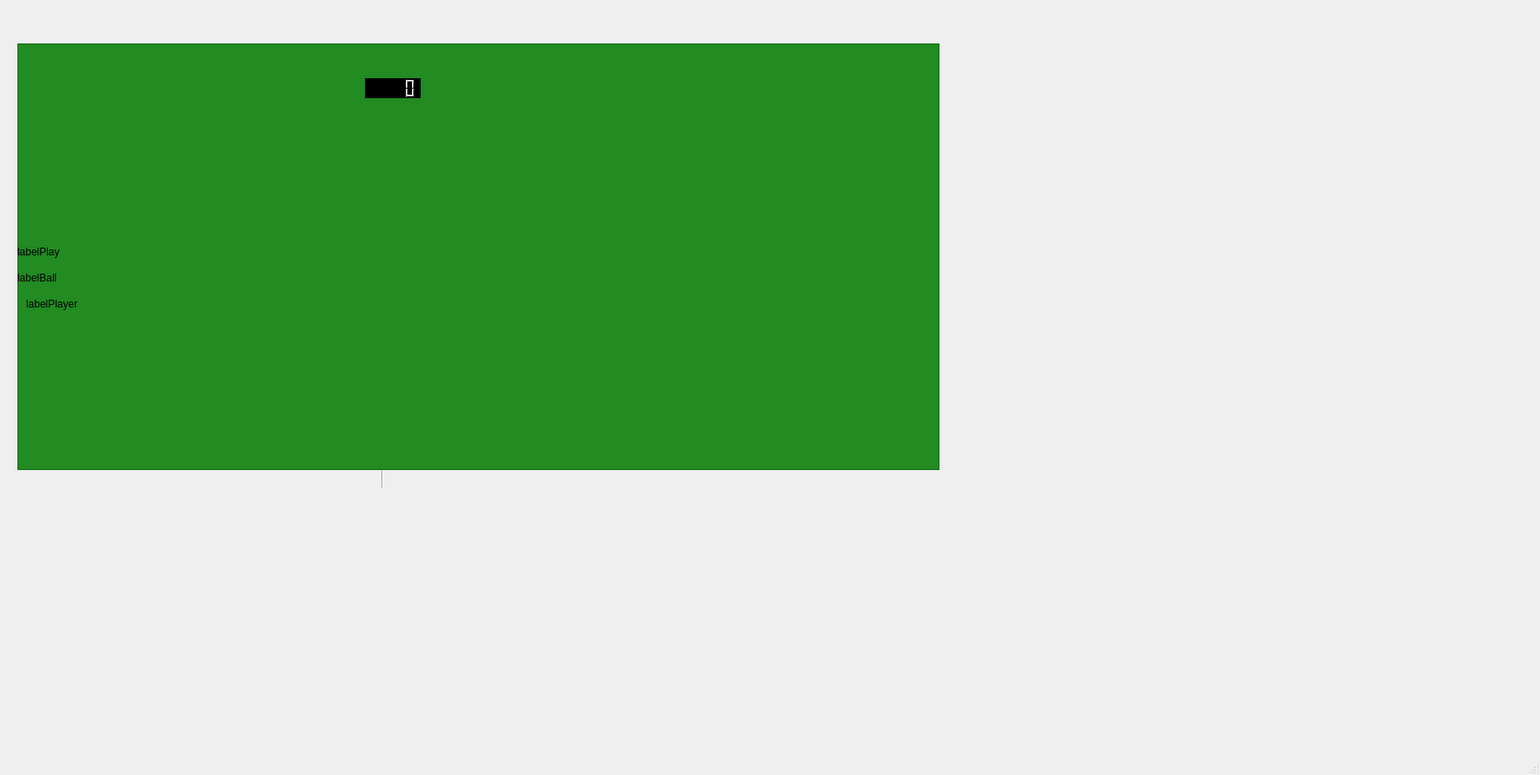
<?xml version="1.0" encoding="UTF-8"?>
<ui version="4.0">
 <class>MainWindow</class>
 <widget class="QMainWindow" name="MainWindow">
  <property name="geometry">
   <rect>
    <x>0</x>
    <y>0</y>
    <width>1772</width>
    <height>892</height>
   </rect>
  </property>
  <property name="windowTitle">
   <string>JeuFoot</string>
  </property>
  <widget class="QWidget" name="centralwidget">
   <widget class="QGraphicsView" name="graphicsView">
    <property name="geometry">
     <rect>
      <x>20</x>
      <y>50</y>
      <width>1061</width>
      <height>491</height>
     </rect>
    </property>
    <property name="styleSheet">
     <string notr="true">
background-color: rgb(34,139, 34);</string>
    </property>
   </widget>
   <widget class="Line" name="line">
    <property name="geometry">
     <rect>
      <x>430</x>
      <y>60</y>
      <width>20</width>
      <height>501</height>
     </rect>
    </property>
    <property name="orientation">
     <enum>Qt::Orientation::Vertical</enum>
    </property>
   </widget>
   <widget class="QLCDNumber" name="lcdNumber">
    <property name="geometry">
     <rect>
      <x>420</x>
      <y>90</y>
      <width>64</width>
      <height>23</height>
     </rect>
    </property>
    <property name="styleSheet">
     <string notr="true">color: rgb(0, 0, 0);
background-color: rgb(0, 0, 0);</string>
    </property>
   </widget>
   <widget class="QLabel" name="labelPlayer1">
    <property name="geometry">
     <rect>
      <x>30</x>
      <y>340</y>
      <width>151</width>
      <height>20</height>
     </rect>
    </property>
    <property name="text">
     <string>labelPlayer</string>
    </property>
   </widget>
   <widget class="QLabel" name="labelPlayer2">
    <property name="geometry">
     <rect>
      <x>20</x>
      <y>280</y>
      <width>141</width>
      <height>20</height>
     </rect>
    </property>
    <property name="text">
     <string>labelPlay</string>
    </property>
   </widget>
   <widget class="QLabel" name="labelBallon">
    <property name="geometry">
     <rect>
      <x>20</x>
      <y>310</y>
      <width>131</width>
      <height>20</height>
     </rect>
    </property>
    <property name="text">
     <string>labelBall</string>
    </property>
   </widget>
   <zorder>line</zorder>
   <zorder>graphicsView</zorder>
   <zorder>lcdNumber</zorder>
   <zorder>labelPlayer1</zorder>
   <zorder>labelPlayer2</zorder>
   <zorder>labelBallon</zorder>
  </widget>
  <widget class="QMenuBar" name="menubar">
   <property name="geometry">
    <rect>
     <x>0</x>
     <y>0</y>
     <width>1772</width>
     <height>25</height>
    </rect>
   </property>
  </widget>
  <widget class="QStatusBar" name="statusbar"/>
 </widget>
 <resources/>
 <connections/>
</ui>
